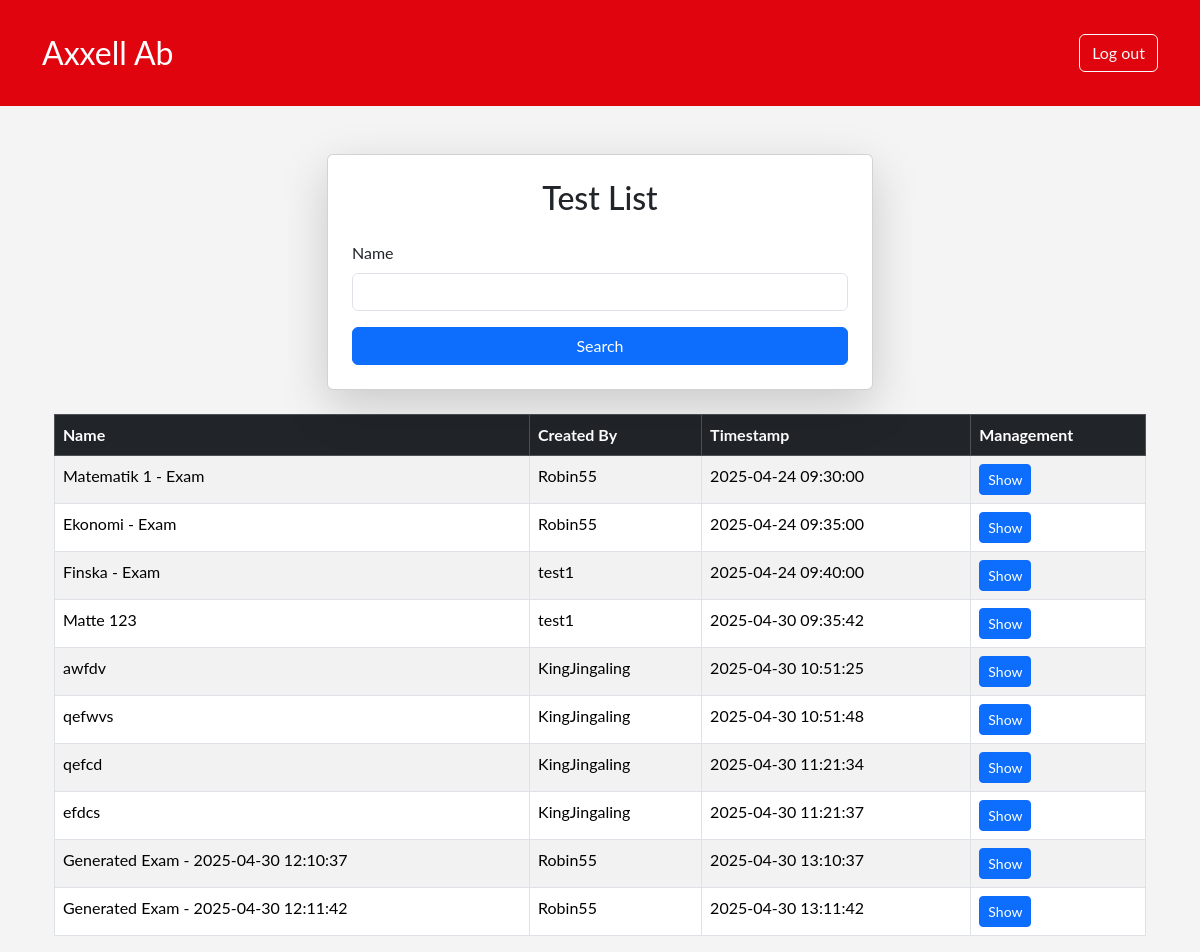
Screenshot of /test-list.php (signed in) with the database file from the repository.
### tables this page shows
CREATE TABLE `exams` (
  `ex_id` int(11) NOT NULL,
  `ex_name` varchar(255) NOT NULL,
  `created_at` datetime DEFAULT current_timestamp(),
  `ex_createdby_fk` int(11) NOT NULL
);

CREATE TABLE `users` (
  `u_id` int(11) NOT NULL,
  `u_uname` varchar(255) NOT NULL,
  `u_mail` varchar(255) NOT NULL,
  `u_password` varchar(300) NOT NULL,
  `u_role_fk` int(11) NOT NULL
);

### test-list.php (the view, shortened to what this page needs)
<?php
require_once "include/header.php";
$testList["data"] = $pdo->query("
			SELECT ex_id, ex_name, created_at, u_uname
			FROM exams INNER JOIN users
            ON exams.ex_createdby_fk = users.u_id
			LIMIT 10")->fetchAll();
?>
<div class="container mt-5">
    <div class="row justify-content-center">
        <div class="col-md-6">
            <div class="card shadow-lg p-4">
                <h2 class="text-center mb-4">Test List</h2>
                <form action="" method="POST">
                    <div class="mb-3">
                        <label for="testname" class="form-label">Name</label>
                        <input type="text" value="" id="testname" name="testname" class="form-control" required>
                    </div>
                    <div class="d-grid">
                        <button type="submit" name="searchuser-submit" class="btn btn-primary">Search</button>
                    </div>
                </form>
            </div>
        </div>
    </div>
    <div class="container mt-4">
    <table class="table table-striped table-bordered">
        <thead class="table-dark">
            <tr>
                <th>Name</th>
                <th>Created By</th>
                <th>Timestamp</th>
                <th>Management</th>
            </tr>
        </thead>
        <tbody>
            <?php
            if (!empty($testList["data"])):
                foreach ($testList["data"] as $userRow): ?>
                    <tr>
                        <td><?= htmlspecialchars($userRow['ex_name']) ?></td>
                        <td><?= htmlspecialchars($userRow['u_uname']) ?></td>
                        <td><?= htmlspecialchars($userRow['created_at']) ?></td>
                        <td><a href="single-test.php?exid=<?= htmlspecialchars($userRow['ex_id']) ?>" class="btn btn-primary btn-sm">Show</a></td>
                    </tr>
                <?php endforeach;
            else: ?>
                <tr>
                    <td colspan="4" class="text-center">No results found</td>
                </tr>
            <?php endif; ?>
        </tbody>
    </table>
</div>
</div>

### style.css (style rules this page uses)
body { margin: 0; padding: 0; font-family: 'Lato', sans-serif; background-color: #f4f4f4; }

### rows the page displays
exams: ex_name "Matematik 1 - Exam", ex_createdby_fk.u_uname "Robin55", created_at "2025-04-24 09:30:00"
exams: ex_name "Ekonomi - Exam", ex_createdby_fk.u_uname "Robin55", created_at "2025-04-24 09:35:00"
exams: ex_name "Finska - Exam", ex_createdby_fk.u_uname "test1", created_at "2025-04-24 09:40:00"
exams: ex_name "Matte 123", ex_createdby_fk.u_uname "test1", created_at "2025-04-30 09:35:42"
exams: ex_name "awfdv", ex_createdby_fk.u_uname "KingJingaling", created_at "2025-04-30 10:51:25"
exams: ex_name "qefwvs", ex_createdby_fk.u_uname "KingJingaling", created_at "2025-04-30 10:51:48"
exams: ex_name "qefcd", ex_createdby_fk.u_uname "KingJingaling", created_at "2025-04-30 11:21:34"
exams: ex_name "efdcs", ex_createdby_fk.u_uname "KingJingaling", created_at "2025-04-30 11:21:37"
exams: ex_name "Generated Exam - 2025-04-30 12:10:37", ex_createdby_fk.u_uname "Robin55", created_at "2025-04-30 13:10:37"
exams: ex_name "Generated Exam - 2025-04-30 12:11:42", ex_createdby_fk.u_uname "Robin55", created_at "2025-04-30 13:11:42"
